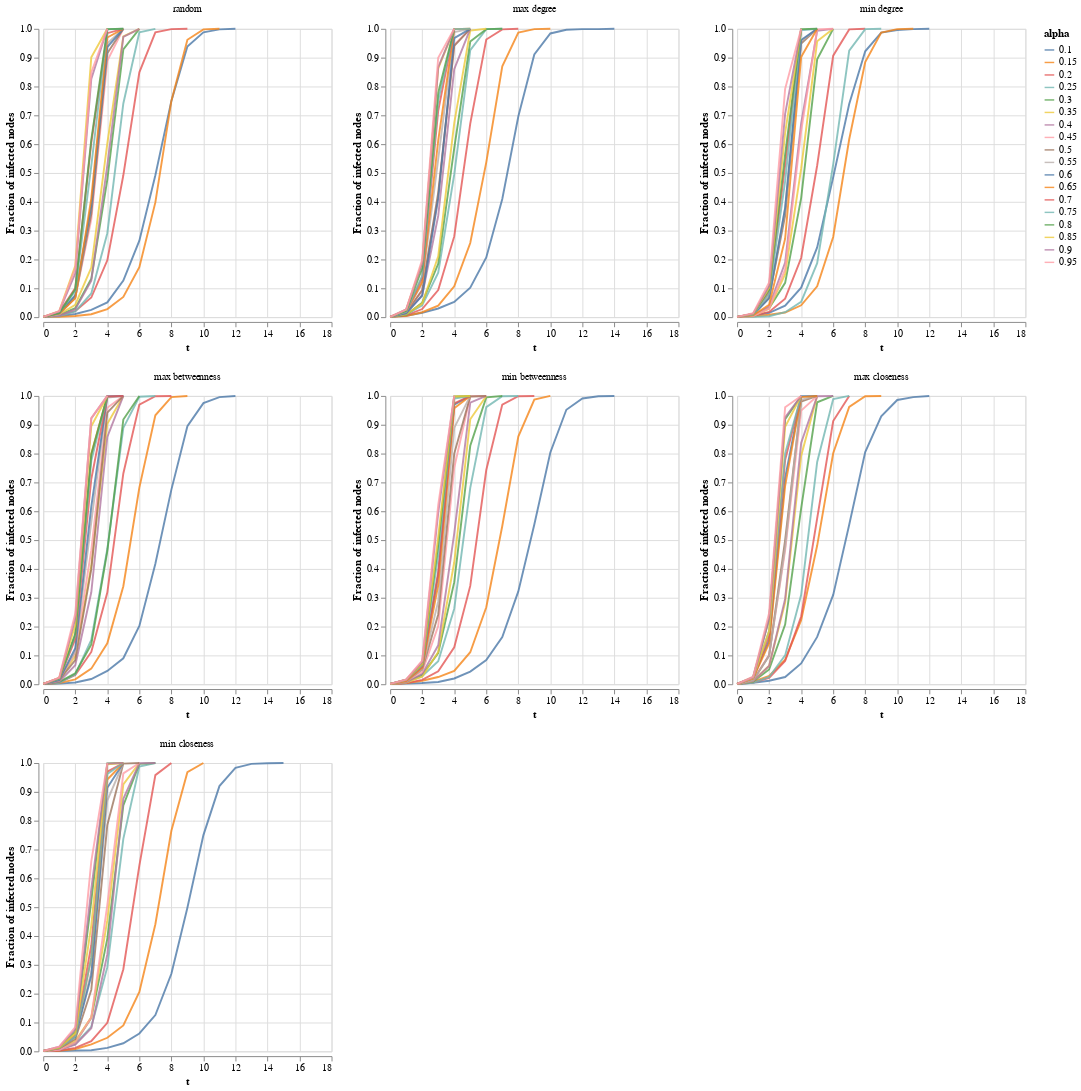

The cell this chart's notebook holds for it:
### Code cell
create_lineplot(new_df, 'WS')
